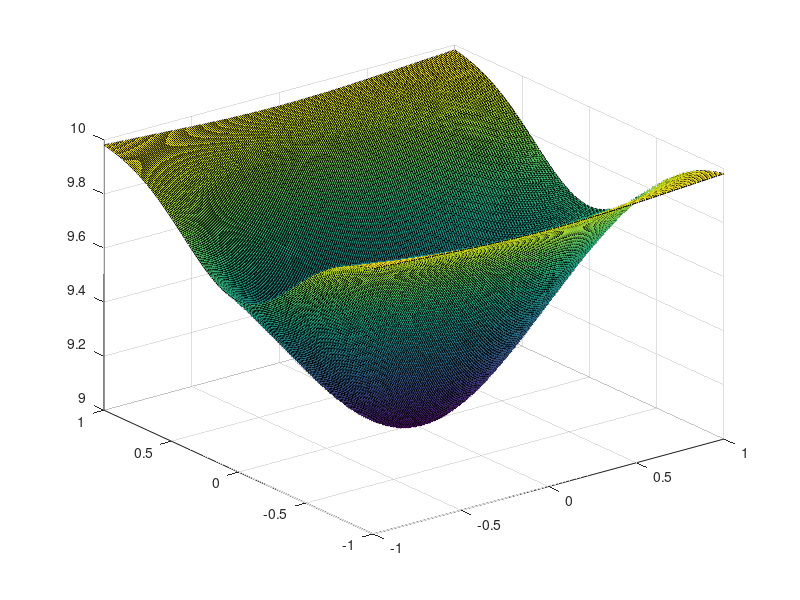
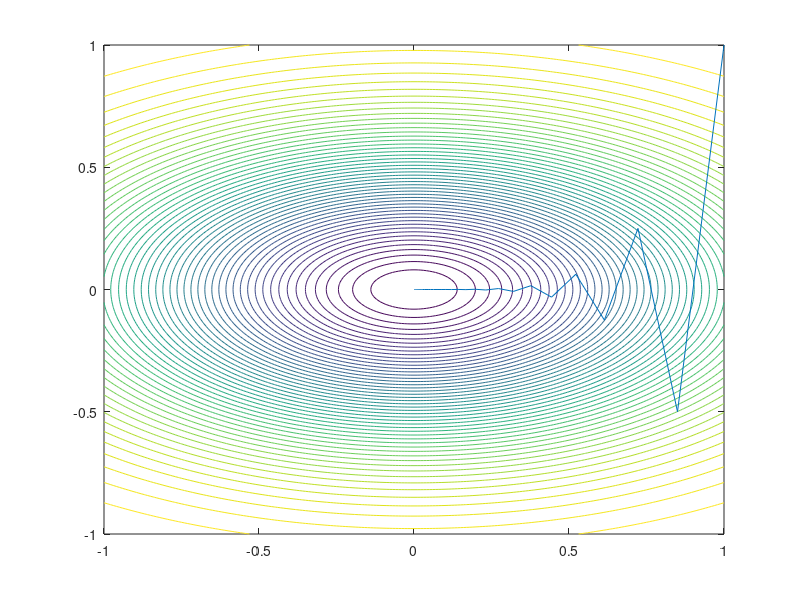

The MATLAB script that drew these images, in order:
close all
close all
Rangox1=-1:0.01:1;
Rangox2=-1:0.01:1;
[X1,X2]=meshgrid(Rangox1,Rangox2);
Z=10-exp(-(X1.^2+3*X2.^2));
figure
surf(X1,X2,Z)
%%
close all
clear X1min
clear X2min
alpha = 0.15;
X1min(1)=1;
X2min(1)=1;
for i=1:1000
    X1min(i+1)=X1min(i)+alpha*(-X1min(i));
    X2min(i+1)=X2min(i)+alpha*(-10*X2min(i));
end
figure
contour(X1,X2,Z,50)
axis([-1 1 -1 1])
hold on
plot(X1min,X2min)
hold off